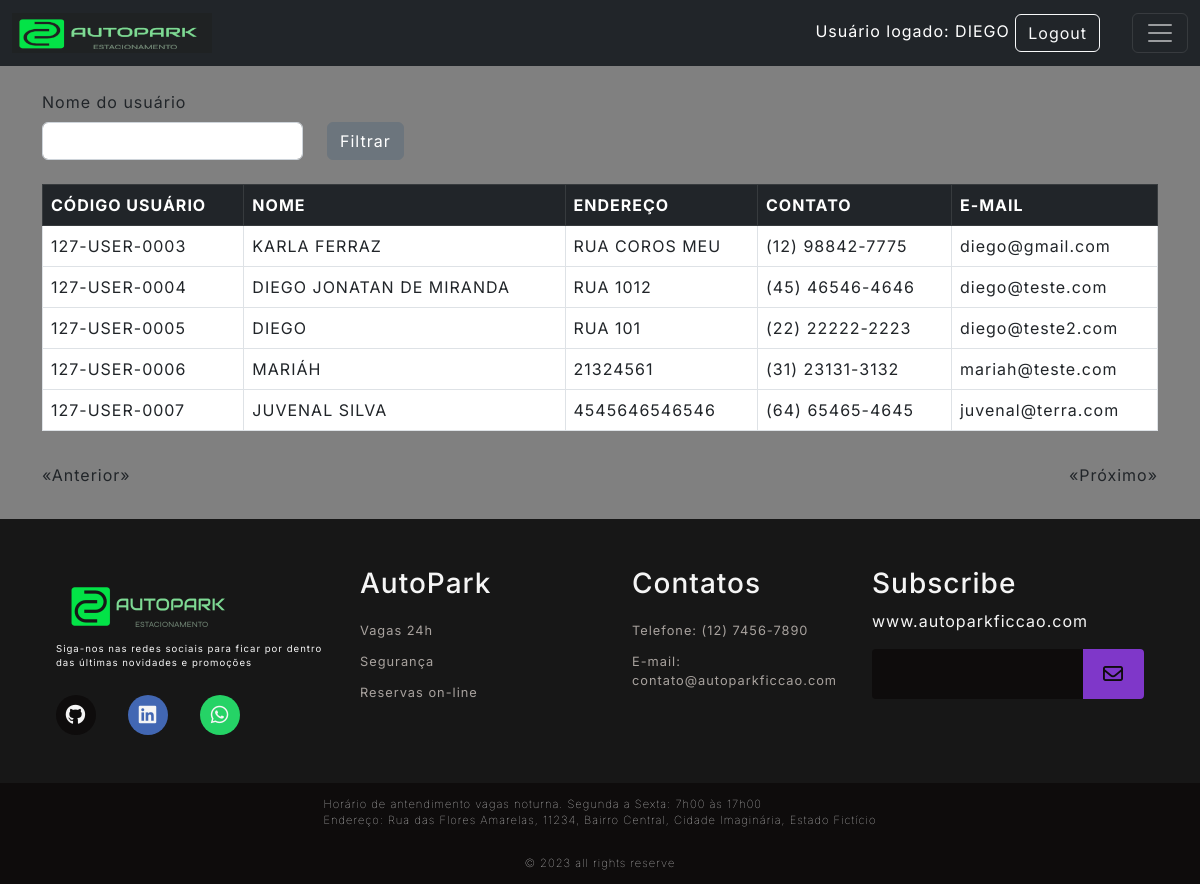
/user/list (signed in), run on the app's committed database.
### Src/Model/BancoDados.py (models this page shows, shortened)
class Usuarios(UserMixin,db.Model):
  __tablename__= "Usuarios"
  id = db.Column(db.Integer, primary_key=True, autoincrement=True)
  cpf = db.Column(db.Integer, unique=True)
  codUser = db.Column(db.Integer, unique=True)
  nome = db.Column(db.String(150))
  endereco = db.Column(db.String(150))
  contato = db.Column(db.String(150))
  email = db.Column(db.String(150))
  senha = db.Column(db.String(150))
  status = db.Column(db.String(3))

### Src/View/User.py (the view)
@User.route('/list', defaults={'page':1}, methods=['GET'])
@User.route('/list/<int:page>', methods=['GET'])
@login_required
def listUser(page):
  _userFilter=request.values.get('nomeUsuario')
  if _userFilter == 'None' or _userFilter is None:
    _userFilter=""
  return render_template('listaUsuarios.html', listData=UserController.List(page,_userFilter),_nomeUser=_userFilter)

### Src/Controller/Users.py (called while the page is built)
  def List(page,_userFilter, per_page=15):
    if len(_userFilter)<1 :
      query = Usuarios.query.paginate(page=page, per_page=per_page)
    else:
      query = Usuarios.query.filter(Usuarios.nome.like('%'+_userFilter+'%')).paginate(page=page, per_page=per_page)
    queryCount = Usuarios.query.count()
    return {
      "regUser": query,
      "count": queryCount,
      "page": page,
      "per_page": per_page
    }

### Src/View/Login.py (called while the page is built)
@login_manager.user_loader
def load_user(employee_id):
  usuario = Usuarios.query.filter_by(id=employee_id).first()
  return usuario

### Templates/listaUsuarios.html (shortened to what this page needs)
{% extends 'base.html' %}
{% block conteudo %}
<br>
<div class="row">
  <label class="form-label" for="form3Example4">Nome do usuário</label>
  <form action="{{url_for('router.user.listUser')}}" method="GET">
    <div class="form-group row">
      <div class="form-group col-md-3">
        <input type="text" class="form-control" name="nomeUsuario" value="{{_nomeUser}}">
      </div>
      <div class="col-auto">
        <button type="submit" class="btn btn-secondary">Filtrar</button>
      </div>
    </div>
  </form>
</div>
<br>
<div class="bg-white ">
  <table class="table table-bordered table-hover">
    <thead class="table-dark">
      <tr>
        <th scope="col">CÓDIGO USUÁRIO</th>
        <th scope="col">NOME</th>
        <th scope="col">ENDEREÇO</th>
        <th scope="col">CONTATO</th>
        <th scope="col">E-MAIL</th>
      </tr>
    </thead>
    <tbody>
      {% for registro in listData['regUser'].items %}
      {% if not registro.nome == "ADMIN" %}
      <tr>
        <td>{{registro.codUser}}</td>
        <td>{{registro.nome}}</td>
        <td>{{registro.endereco}}</td>
        <td>{{registro.contato}}</td>
        <td>{{registro.email}}</td>
      </tr>
      {% endif %}
      {% endfor %}
    </tbody>
  </table>
</div>
<div class="pagination">
  {% if listData['regUser'].has_prev %}
  <a href="{{listData['regUser'].prev_num}}?nomeUsuario={{_nomeUser}}" aria-label="Página anterior">«Anterior»</a>
  {% else %}
  <p>«Anterior»</p>
  {% endif %}
  {% if listData['regUser'].has_next %}
  <a href="{{listData['regUser'].next_num}}?nomeUsuario={{_nomeUser}}" aria-label="Próxima página">«Próximo»</a>
  {% else %}
  <p>«Próximo»</p>
  {% endif %}
</div>
{% endblock conteudo %}

### Templates/base.html (shortened to what this page needs)
<!DOCTYPE html>
<html lang="pt-br">
<head>
 <link rel="stylesheet" href="https://cdn.jsdelivr.net/npm/bootstrap@5.2.3/dist/css/bootstrap.min.css"
>
 <link rel="stylesheet" href="https://cdnjs.cloudflare.com/ajax/libs/font-awesome/6.4.2/css/all.min.css"
 />
 <link rel="stylesheet" href="{{url_for('static', filename='style.css')}}">
</head>
<body>
 <header>
     {% include 'top.html' %}
 </header>
 <main class="main-auto">
     <div class="container">
         {% block conteudo %}
         {% endblock conteudo %}
     </div>
 </main>
 <footer>
     {% include 'footer.html' %}
 </footer>
</body>
</html>

### Templates/top.html (shortened to what this page needs)
<div id="containers">
    <nav class="navbar navbar-dark bg-dark">
        <div class="container-fluid">
            <a class="navbar-brand" href="{{url_for('router.home.index')}}">
                <img src="{{url_for('static', filename='Images/LogoNavi.png')}}" alt="Logo" class="logo">
            </a>
            <div class="ms-auto">
                {% if not current_user.nome %}
                <div class="text-end login-button">
                    <a type="button" class="btn btn-outline-light me-2"
                        href="{{url_for('router.login.login')}}">Login</a>
                </div>
                {% else %}
                <div class="text-end me-4 user-info">
                    Usuário logado: {{current_user.nome}}
                    <a type="button" class="btn btn-outline-light me-2"
                        href="{{url_for('router.login.logout')}}">Logout</a>
                </div>
                {% endif %}
            </div>
            <button class="navbar-toggler" type="button" data-bs-toggle="collapse" data-bs-target="#navbarNav" aria-controls="navbarNav" aria-expanded="false" aria-label="Toggle navigation">
                <span class="navbar-toggler-icon"></span>
            </button>
        </div>
    </nav>
</div>

### Templates/footer.html (shortened to what this page needs)
  <div id="footer_content">
      <div id="footer_contacts">
          <img src="{{url_for('static', filename='Images/LogoFooter.png')}}">
          <p>Siga-nos nas redes sociais para ficar por dentro das últimas novidades e promoções</p>
          <div id="footer_social_media">
              <a href="#" class="footer-link" id="github">
                <i class="fa-brands fa-github"></i>
              </a>
              <a href="#" class="footer-link" id="linkedin">
                <i class="fa-brands fa-linkedin"></i>
              </a>
              <a href="#" class="footer-link" id="whatsapp">
                <i class="fa-brands fa-whatsapp"></i>
              </a>
          </div>
      </div>
          <ul class="footer-list">
            <li>              <h3>AutoPark</h3>            </li>
            <li> <a href="#" class="footer-link">Vagas 24h</a>      </li>
            <li>
              <a href="#" class="footer-link">Segurança</a>
            </li>
            <li>
              <a href="#" class="footer-link">Reservas on-line</a>
            </li>
          </ul>
          <ul class="footer-list">
            <li>
              <h3>Contatos</h3>
            </li>
            <li>
              <a class="footer-link">Telefone: (12) 7456-7890</a>
            </li>
            <li>
              <a href="#" class="footer-link">E-mail: contato@autoparkficcao.com</a>
            </li>
          </ul>
          <div id = "footer_subscribe">
            <h3>Subscribe</h3>
            <p>
              www.autoparkficcao.com
            </p>
            <div id="input_group">
              <input type="email" id="email">
              <button><i class="fa-regular fa-envelope"></i></button>
            </div>
          </div>
  </div>
  <div id="footer_endereco">
    Horário de antendimento vagas noturna. Segunda a Sexta: 7h00 às 17h00
    <br>
    Endereço: Rua das Flores Amarelas, 11234, Bairro Central, Cidade Imaginária, Estado Fictício
  </div>
  <div id="footer_copyright">
      &#169
      2023 all rights reserve
  </div>

### Public/style.css (style rules this page uses)
:root { --color-neutral-0: #0e0c0c; --color-neutral-10: #171717; --color-neutral-30: #a8a29e; --color-neutral-40: #f5f5f5; --color-neutral-50: #808080; }
* { font-family: 'Inter', sans-serif; margin: 0; padding: 0; box-sizing: border-box; letter-spacing: 1px; }
body { background: var(--color-neutral-50); display: flex; flex-direction: column; min-height: 100vh; }
main { flex: 1 0 auto; }
footer { bottom: 0; width: 100%; color: var(--color-neutral-40); flex-shrink: 0; }
.footer-link { text-decoration: none; }
#footer_content { background-color: var(--color-neutral-10); display: grid; grid-template-columns: repeat(4, 1fr); padding: 3rem 3.5rem; }
#footer_contacts p { font-size: 0.6rem; }
#footer_social_media { display: flex; gap: 2rem; margin-top: 1.5rem; }
#footer_social_media .footer-link { display: flex; align-items: center; justify-content: center; height: 2.5rem; width: 2.5rem; color: var(--color-neutral-40); border-radius: 50%; transition: all 0.4s; }
#footer_social_media .footer-link i { font-size: 1.25rem; }
#github { background-color: #0e0c0c; }
#linkedin { background-color: #4267b3; }
#whatsapp { background-color: #25d366; }
.footer-list { display: flex; flex-direction: column; gap: 0.75rem; list-style: none; font-size: 0.8rem; }
.footer-list .footer-link { color: var(--color-neutral-30); transition: all 0.4s; }
#input_group { display: flex; align-items: center; background-color: var(--color-neutral-0); border-radius: 4px; }
#input_group input { all: unset; padding: 0.75rem; width: 100%; }
#input_group button { background-color: #7f37c9; border: none; color: var(--color-neutral-0); padding: 0px 1.25rem; font-size: 1.25rem; height: 50px; border-radius: 0px 4px 4px 0px; cursor: pointer; transition: all 0.4s; }
#footer_copyright { display: flex; justify-content: center; background-color: var(--color-neutral-0); font-size: 0.7rem; padding: 0.8rem; font-weight: 50; }
#footer_endereco { display: flex; justify-content: center; background-color: var(--color-neutral-0); font-size: 0.7rem; padding: 0.8rem; font-weight: 10; }
.logo { width: 200px; height: 40px; }
.user-info { text-align:right; color:white; width:300px; }
.pagination { display: flex; justify-content: space-between; align-items: center; padding: 1em 0; }
.user-info { text-align: right; color: white; width: 600px; white-space: nowrap; overflow: hidden; text-overflow: ellipsis; }

### data on the page
Usuarios: nome "DIEGO", codUser "127-USER-0005", endereco "RUA 101", contato "(22) 22222-2223", email "diego@teste2.com"
Usuarios: codUser "127-USER-0003", nome "KARLA FERRAZ", endereco "RUA COROS MEU", contato "(12) 98842-7775", email "diego@gmail.com"
Usuarios: codUser "127-USER-0004", nome "DIEGO JONATAN DE MIRANDA", endereco "RUA 1012", contato "(45) 46546-4646", email "diego@teste.com"
Usuarios: codUser "127-USER-0006", nome "MARIÁH", endereco "21324561", contato "(31) 23131-3132", email "mariah@teste.com"
Usuarios: codUser "127-USER-0007", nome "JUVENAL SILVA", endereco "4545646546546", contato "(64) 65465-4645", email "juvenal@terra.com"
